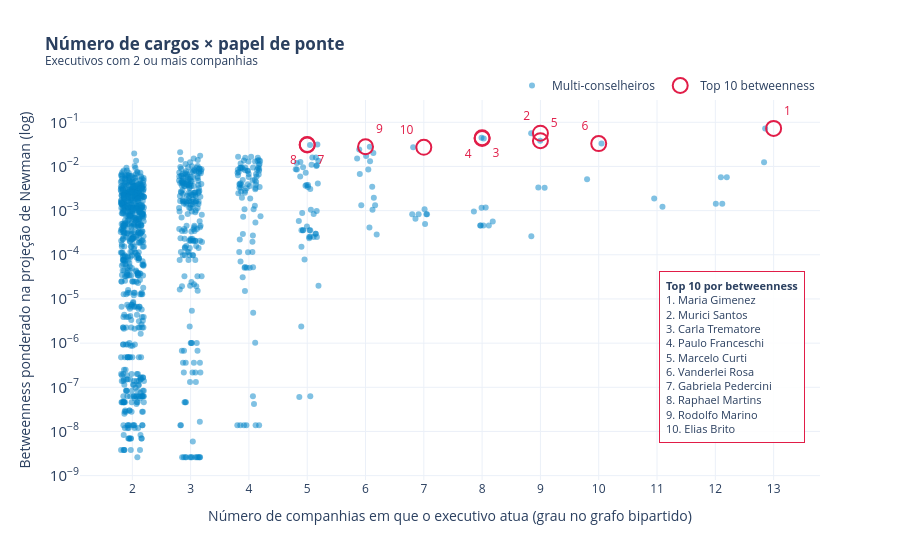

Source (notebook cell):
### Markdown cell above
### 4.5 · Pontes Estruturais: Cargos × Betweenness
O gráfico cruza o número de cargos com o papel de ponte. Quem está acima da tendência dos demais executivos com o mesmo número de cargos conecta partes do mercado que de outro modo ficariam distantes.

### Code cell
# ==============================================================================
# 4.5 · PONTES ESTRUTURAIS: NÚMERO DE CARGOS × BETWEENNESS
# ==============================================================================
multi = df_exec[(df_exec["empresas"] >= 2) & (df_exec["betweenness"] > 0)].copy()
top_ponte = multi.sort_values("betweenness", ascending=False).head(10)

rng = np.random.default_rng(42)
x_jitter = multi["empresas"] + rng.uniform(-0.2, 0.2, len(multi))

fig = go.Figure()
fig.add_trace(go.Scatter(
    x=x_jitter, y=multi["betweenness"], mode="markers", name="Multi-conselheiros",
    marker=dict(color="#0284c7", size=6, opacity=0.5),
    hovertext=[f"<b>{n}</b><br>Companhias: {r.empresas}<br>Betweenness: {r.betweenness:.5f}" for n, r in multi.iterrows()],
    hoverinfo="text",
))

# Top 10 destacado, numerado no gráfico e listado na caixa de texto
legenda_top = []
for i, (nome, linha) in enumerate(top_ponte.iterrows(), start=1):
    partes = nome.split()
    legenda_top.append(f"{i}. {partes[0].title()} {partes[-1].title()}" if len(partes) > 1 else f"{i}. {nome.title()}")
fig.add_trace(go.Scatter(
    x=top_ponte["empresas"], y=top_ponte["betweenness"], mode="markers+text", name="Top 10 betweenness",
    text=[str(i) for i in range(1, 11)],
    textposition=["top right", "top left", "bottom right", "bottom left"] * 3, textfont=dict(color="#e11d48", size=12),
    marker=dict(size=15, color="rgba(0,0,0,0)", line=dict(width=2, color="#e11d48")),
    hovertext=[f"<b>{n}</b><br>Companhias: {r.empresas}<br>Betweenness: {r.betweenness:.5f}" for n, r in top_ponte.iterrows()],
    hoverinfo="text",
))
fig.add_annotation(xref="paper", yref="paper", x=0.98, y=0.55, xanchor="right", yanchor="top", showarrow=False,
                   text="<b>Top 10 por betweenness</b><br>" + "<br>".join(legenda_top), align="left",
                   bordercolor="#e11d48", borderwidth=1, borderpad=6, bgcolor="rgba(255,255,255,0.9)", font=dict(size=11))
fig.update_layout(
    template="plotly_white", height=560,
    title=dict(text="<b>Número de cargos × papel de ponte</b><br><sup>Executivos com 2 ou mais companhias</sup>"),
    xaxis=dict(title="Número de companhias em que o executivo atua (grau no grafo bipartido)", dtick=1),
    yaxis=dict(title="Betweenness ponderado na projeção de Newman (log)", type="log", dtick=1, exponentformat="power"),
    legend=dict(orientation="h", yanchor="bottom", y=1.0, xanchor="right", x=1.0),
)
fig.show()

# Pontes de "baixo grau": maiores betweenness entre quem atua em no máximo 3 companhias
pct = multi["betweenness"].rank(pct=True)
baixo_grau = multi[multi["empresas"] <= 3].sort_values("betweenness", ascending=False).head(5)
print(f"📌 Correlação de Spearman grau × betweenness = {df_exec[['empresas', 'betweenness']].corr(method='spearman').iloc[0, 1]:.2f}: "
      f"o número de cargos explica boa parte do papel de ponte, mas não tudo.")
print("📌 Maiores pontes entre quem atua em no máximo 3 companhias:")
for nome, linha in baixo_grau.iterrows():
    print(f"   • {nome[:34]:<34} | {int(linha['empresas'])} cias | betweenness no percentil {pct[nome]:.1%} dos multi-conselheiros")

### Figure 1 — Plotly figure (JSON) as saved in the notebook; plotly's stock layout.template omitted (floating-point values rounded to 4 significant figures; data arrays with more than 128 entries replaced by an {"elided": "..."} marker saying what was removed)
{"data": [{"hoverinfo": "text", "hovertext": {"elided": "1027 str values"}, "marker": {"color": "#0284c7", "opacity": 0.5, "size": 6}, "mode": "markers", "name": "Multi-conselheiros", "type": "scatter", "x": {"elided": "1027 float values"}, "y": {"elided": "1027 float values"}}, {"hoverinfo": "text", "hovertext": ["<b>MARIA ELVIRA LOPES GIMENEZ</b><br>Companhias: 13.0<br>Betweenness: 0.07282", "<b>MURICI DOS SANTOS</b><br>Companhias: 9.0<br>Betweenness: 0.05669", "<b>CARLA ALESSANDRA TREMATORE</b><br>Companhias: 8.0<br>Betweenness: 0.04474", "<b>PAULO ROBERTO FRANCESCHI</b><br>Companhias: 8.0<br>Betweenness: 0.04274", "<b>MARCELO CURTI</b><br>Companhias: 9.0<br>Betweenness: 0.03832", "<b>VANDERLEI DOMINGUEZ DA ROSA</b><br>Companhias: 10.0<br>Betweenness: 0.03289", "<b>GABRIELA SOARES PEDERCINI</b><br>Companhias: 5.0<br>Betweenness: 0.03157", "<b>RAPHAEL MANHÃES MARTINS</b><br>Companhias: 5.0<br>Betweenness: 0.03054", "<b>RODOLFO VILLELA MARINO</b><br>Companhias: 6.0<br>Betweenness: 0.02792", "<b>ELIAS DE MATOS BRITO</b><br>Companhias: 7.0<br>Betweenness: 0.02708"], "marker": {"color": "rgba(0,0,0,0)", "line": {"color": "#e11d48", "width": 2}, "size": 15}, "mode": "markers+text", "name": "Top 10 betweenness", "text": ["1", "2", "3", "4", "5", "6", "7", "8", "9", "10"], "textfont": {"color": "#e11d48", "size": 12}, "textposition": ["top right", "top left", "bottom right", "bottom left", "top right", "top left", "bottom right", "bottom left", "top right", "top left", "bottom right", "bottom left"], "type": "scatter", "x": [13, 9, 8, 8, 9, 10, 5, 5, 6, 7], "y": [0.07282, 0.05669, 0.04474, 0.04274, 0.03832, 0.03289, 0.03157, 0.03054, 0.02792, 0.02708]}], "layout": {"annotations": [{"align": "left", "bgcolor": "rgba(255,255,255,0.9)", "bordercolor": "#e11d48", "borderpad": 6, "borderwidth": 1, "font": {"size": 11}, "showarrow": false, "text": "<b>Top 10 por betweenness</b><br>1. Maria Gimenez<br>2. Murici Santos<br>3. Carla Trematore<br>4. Paulo Franceschi<br>5. Marcelo Curti<br>6. Vanderlei Rosa<br>7. Gabriela Pedercini<br>8. Raphael Martins<br>9. Rodolfo Marino<br>10. Elias Brito", "x": 0.98, "xanchor": "right", "xref": "paper", "y": 0.55, "yanchor": "top", "yref": "paper"}], "height": 560, "legend": {"orientation": "h", "x": 1, "xanchor": "right", "y": 1, "yanchor": "bottom"}, "title": {"text": "<b>Número de cargos × papel de ponte</b><br><sup>Executivos com 2 ou mais companhias</sup>"}, "xaxis": {"dtick": 1, "title": {"text": "Número de companhias em que o executivo atua (grau no grafo bipartido)"}}, "yaxis": {"dtick": 1, "exponentformat": "power", "title": {"text": "Betweenness ponderado na projeção de Newman (log)"}, "type": "log"}}}
